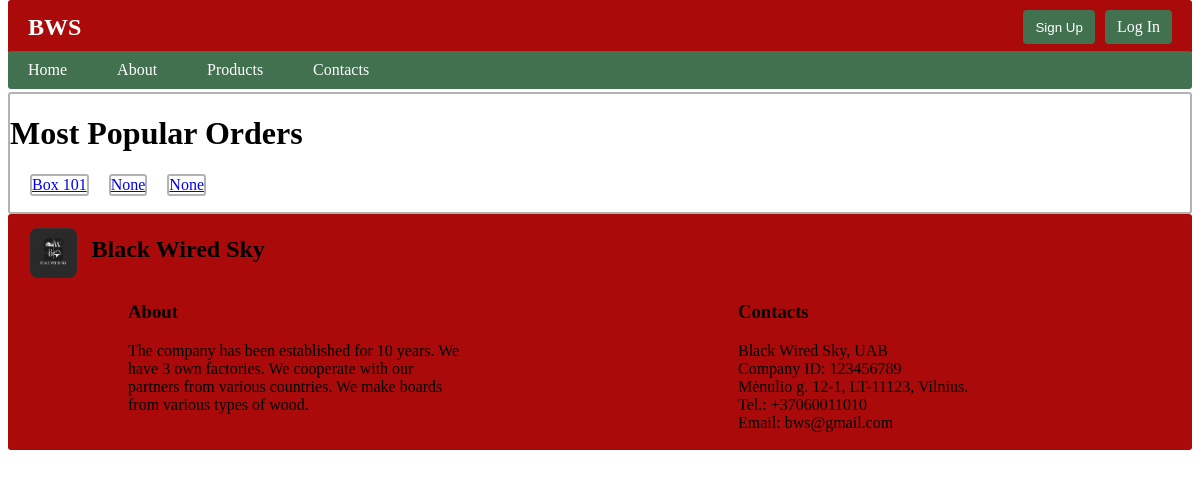
/bws/, run on an earlier commit of the app's database.
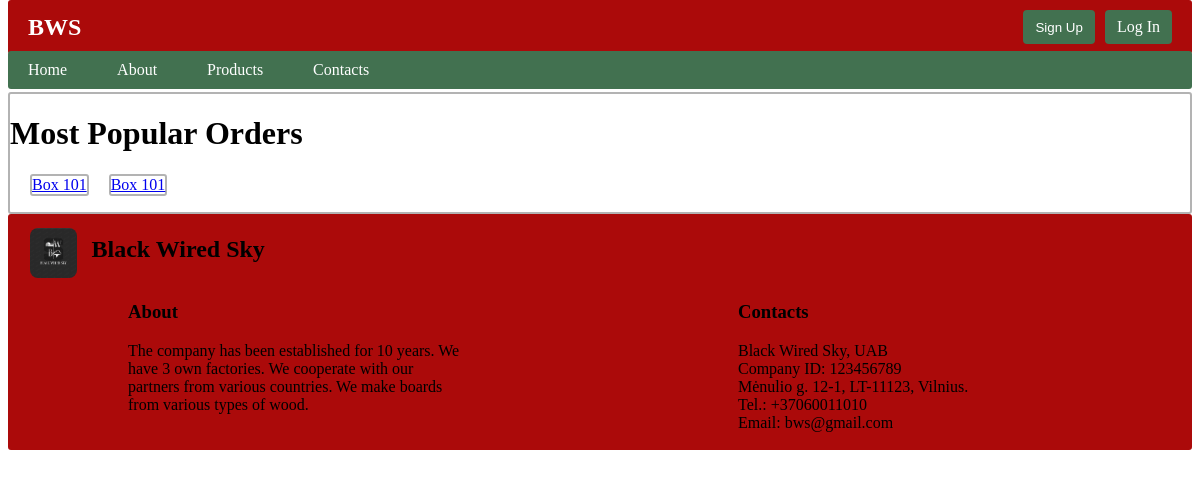
And on a later commit of the database.
### bws/models.py (models this page shows, shortened)
class Order(models.Model):
    order_nr = models.CharField(verbose_name='Order Number', max_length=20, unique=True, blank=True, editable=False)
    creating_date = models.DateTimeField(verbose_name='Create Date', default=timezone.now, editable=False)
    buyer_info = models.ForeignKey(to='BuyerOrder', verbose_name='Buyer', on_delete=models.CASCADE, null=True, blank=True)
    seller_info = models.ForeignKey(to='SellerOrder', verbose_name='Seller', on_delete=models.CASCADE, null=True, blank=True)
    price = models.CharField(verbose_name='Price', max_length=10, blank=True, editable=False)
    production_date = models.CharField(verbose_name='Production Date', max_length=10, blank=True, editable=False)
    transport = models.ForeignKey(to='TransportCompany', verbose_name='Transport Information', on_delete=models.CASCADE, null=True, blank=True, related_name='orders_as_transport')
    transport_plates = models.ForeignKey(to='Transport', verbose_name='Truck Plates', on_delete=models.CASCADE, null=True, blank=True, related_name='orders_as_plates')
    transport_load_date = models.ForeignKey(to='Transport', verbose_name='Transport Loading Date', on_delete=models.CASCADE, null=True, blank=True, related_name='orders_as_load_date')
    transport_unload_date = models.ForeignKey(to='Transport', verbose_name='Transport Unloading Date', on_delete=models.CASCADE, null=True, blank=True, related_name='orders_as_unload_date')
    user_client = models.ForeignKey(User, on_delete=models.CASCADE, null=True, blank=True)
    ORDER_STATUS = (
        ('a', 'Accepted'),
        ('p', 'In produce'),
        ('l', 'Loaded'),
        ('y', 'Delivered'),
        ('d', 'Declined'),
    )
    order_status = models.CharField(verbose_name='Status', choices=ORDER_STATUS, max_length=20, blank=True, editable=False)
    class Meta:
        verbose_name = 'Order'
        verbose_name_plural = 'Orders'

class BuyerOrder(models.Model):
    order_nr = models.CharField(verbose_name='Order Number', max_length=10, unique=True, blank=True)
    buyer = models.ForeignKey(to='Buyer', verbose_name='Buyer', on_delete=models.SET_NULL, null=True, blank=True)
    product = models.ForeignKey(to='Product',verbose_name='Product',  on_delete=models.SET_NULL, null=True, blank=True)
    buyer_price = models.DecimalField(verbose_name='Buyer Price', max_digits=10, decimal_places=2, default=0.0)
    delivery_date_from = models.DateField(verbose_name='Delivery Date From', default=timezone.now)
    delivery_date_to = models.DateField(verbose_name='Delivery Date To', default=timezone.now)
    ORDER_STATUS = (
        ('a', 'Accepted'),
        ('d', 'Declined'),
    )
    status = models.CharField(verbose_name='Order Status', choices=ORDER_STATUS, default='a', max_length=1, blank=True)
    class Meta:
        verbose_name = 'BuyerOrder'
        verbose_name_plural = 'BuyerOrders'

class Product(models.Model):
    name = models.CharField(verbose_name='Name', max_length=200, unique=True)
    width = models.IntegerField(verbose_name='Width(mm)', default=0)
    length = models.IntegerField(verbose_name='Length(mm)', default=0)
    height = models.IntegerField(verbose_name='Height(mm)', default=0)
    thickness = models.IntegerField(verbose_name='Thickness(mm)', default=0)
    trailer = models.ForeignKey(to=Trailer, verbose_name='Trailer', on_delete=models.SET_NULL, null=True, blank=True)
    product_image = models.ImageField(verbose_name='Product Image', upload_to='products_images', null=True, blank=True)
    def __str__(self):
        return self.name
    class Meta:
        verbose_name = 'Product'
        verbose_name_plural = 'Products'

### bws/views.py (the view)
# urls.py: path('', views.index, name='index'),
def index(request):
    orders = Order.objects.all()
    context = {
        'orders': orders,
    }
    return render(request, 'index.html', context=context)

### bws/templates/index.html (shortened to what this page needs)
{% extends 'base.html' %}
{% block 'content' %}
<div class="content">
    <h1>Most Popular Orders</h1>
    <ul class="content-list">
        {% for order in orders %}
        <div class="content2">
            <a href="{% url 'product' order.buyer_info.product.id  %}">{{ order.buyer_info.product }}</a>
        </div>
        {% endfor %}
    </ul>
  </div>
{% endblock %}

What changed in the data, as far as the page shows it:
removed Order: buyer_info.product "None"
removed Order: buyer_info.product "None"
added Order: buyer_info.product "Box 101"
